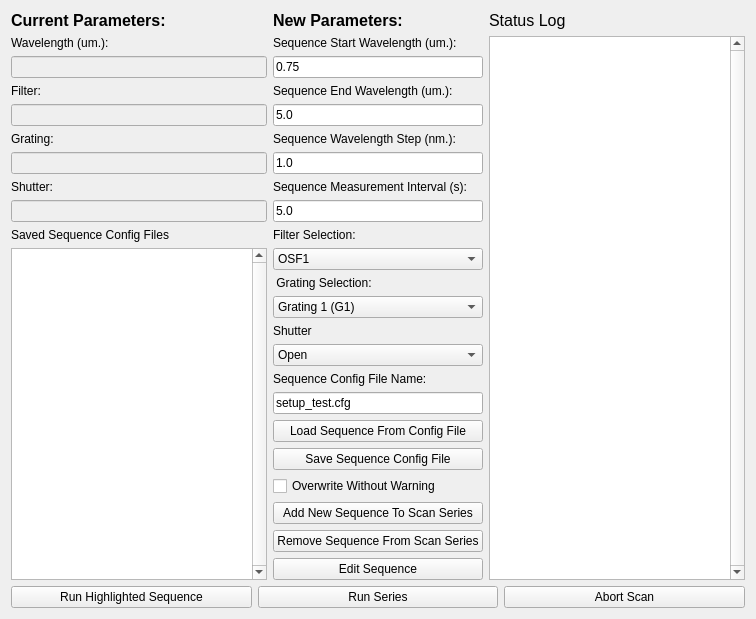
     <widget class="QWidget" name="tab2_single_scan">
      <attribute name="title">
       <string>Tab 2</string>
      </attribute>
      <layout class="QGridLayout" name="gridLayout_5">
       <item row="0" column="0">
        <layout class="QGridLayout" name="current_params_gridLayout_tab2">
         <item row="2" column="0">
          <widget class="QLineEdit" name="wavelength_current_ledit_tab2">
           <property name="enabled">
            <bool>false</bool>
           </property>
           <property name="text">
            <string/>
           </property>
          </widget>
         </item>
         <item row="4" column="0">
          <widget class="QLineEdit" name="osf_current_ledit_tab2">
           <property name="enabled">
            <bool>false</bool>
           </property>
          </widget>
         </item>
         <item row="1" column="0">
          <widget class="QLabel" name="wavelength_current_label_tab2">
           <property name="text">
            <string>Wavelength (um.):</string>
           </property>
          </widget>
         </item>
         <item row="7" column="0">
          <widget class="QLabel" name="shutter_current_label_tab2">
           <property name="text">
            <string>Shutter:</string>
           </property>
          </widget>
         </item>
         <item row="6" column="0">
          <widget class="QLineEdit" name="grating_current_ledit_tab2">
           <property name="enabled">
            <bool>false</bool>
           </property>
          </widget>
         </item>
         <item row="5" column="0">
          <widget class="QLabel" name="grating_current_label_tab2">
           <property name="text">
            <string>Grating:</string>
           </property>
          </widget>
         </item>
         <item row="8" column="0">
          <widget class="QLineEdit" name="shutter_current_ledit_tab2">
           <property name="enabled">
            <bool>false</bool>
           </property>
          </widget>
         </item>
         <item row="3" column="0">
          <widget class="QLabel" name="osf_current_label_tab2">
           <property name="text">
            <string>Filter:</string>
           </property>
          </widget>
         </item>
         <item row="0" column="0">
          <widget class="QLabel" name="curent_parameters_title_tab2">
           <property name="font">
            <font>
             <pointsize>12</pointsize>
             <weight>75</weight>
             <bold>true</bold>
            </font>
           </property>
           <property name="text">
            <string>Current Parameters:</string>
           </property>
          </widget>
         </item>
        </layout>
       </item>
       <item row="0" column="1">
        <layout class="QVBoxLayout" name="new_params_gridLayout_tab2">
         <item>
          <widget class="QLabel" name="new_parameters_title_tab2">
           <property name="font">
            <font>
             <pointsize>12</pointsize>
             <weight>75</weight>
             <bold>true</bold>
            </font>
           </property>
           <property name="text">
            <string>New Parameters:</string>
           </property>
          </widget>
         </item>
         <item>
          <widget class="QLabel" name="sequence_start_wave_label">
           <property name="sizePolicy">
            <sizepolicy hsizetype="Maximum" vsizetype="Maximum">
             <horstretch>0</horstretch>
             <verstretch>0</verstretch>
            </sizepolicy>
           </property>
           <property name="text">
            <string>Sequence Start Wavelength (um.):</string>
           </property>
          </widget>
         </item>
         <item>
          <widget class="QLineEdit" name="sequence_wave_start_ledit">
           <property name="sizePolicy">
            <sizepolicy hsizetype="Expanding" vsizetype="Maximum">
             <horstretch>0</horstretch>
             <verstretch>0</verstretch>
            </sizepolicy>
           </property>
           <property name="text">
            <string>0.75</string>
           </property>
           <property name="placeholderText">
            <string/>
           </property>
          </widget>
         </item>
         <item>
          <widget class="QLabel" name="sequence_end_wave_label">
           <property name="sizePolicy">
            <sizepolicy hsizetype="Maximum" vsizetype="Maximum">
             <horstretch>0</horstretch>
             <verstretch>0</verstretch>
            </sizepolicy>
           </property>
           <property name="text">
            <string>Sequence End Wavelength (um.):</string>
           </property>
          </widget>
         </item>
         <item>
          <widget class="QLineEdit" name="sequence_wave_end_ledit">
           <property name="sizePolicy">
            <sizepolicy hsizetype="Expanding" vsizetype="Maximum">
             <horstretch>0</horstretch>
             <verstretch>0</verstretch>
            </sizepolicy>
           </property>
           <property name="text">
            <string>5.0</string>
           </property>
           <property name="placeholderText">
            <string/>
           </property>
          </widget>
         </item>
         <item>
          <widget class="QLabel" name="sequence_wave_step_label">
           <property name="sizePolicy">
            <sizepolicy hsizetype="Maximum" vsizetype="Maximum">
             <horstretch>0</horstretch>
             <verstretch>0</verstretch>
            </sizepolicy>
           </property>
           <property name="text">
            <string>Sequence Wavelength Step (nm.):</string>
           </property>
          </widget>
         </item>
         <item>
          <widget class="QLineEdit" name="sequence_wave_step_ledit">
           <property name="sizePolicy">
            <sizepolicy hsizetype="Expanding" vsizetype="Maximum">
             <horstretch>0</horstretch>
             <verstretch>0</verstretch>
            </sizepolicy>
           </property>
           <property name="text">
            <string>1.0</string>
           </property>
           <property name="placeholderText">
            <string>1.0</string>
           </property>
          </widget>
         </item>
         <item>
          <widget class="QLabel" name="sequence_measure_int_label">
           <property name="text">
            <string>Sequence Measurement Interval (s):</string>
           </property>
          </widget>
         </item>
         <item>
          <widget class="QLineEdit" name="sequence_measure_int_ledit">
           <property name="text">
            <string>5.0</string>
           </property>
           <property name="placeholderText">
            <string/>
           </property>
          </widget>
         </item>
        </layout>
       </item>
       <item row="0" column="2" rowspan="4">
        <layout class="QVBoxLayout" name="sl_verticalLayout_tab2">
         <item>
          <widget class="QLabel" name="status_log_label_tab2">
           <property name="font">
            <font>
             <pointsize>12</pointsize>
             <weight>50</weight>
             <bold>false</bold>
            </font>
           </property>
           <property name="text">
            <string>Status Log</string>
           </property>
          </widget>
         </item>
         <item>
          <widget class="QTextBrowser" name="sl_textBrowser_tab2">
           <property name="verticalScrollBarPolicy">
            <enum>Qt::ScrollBarAlwaysOn</enum>
           </property>
          </widget>
         </item>
        </layout>
       </item>
       <item row="1" column="0" rowspan="3">
        <layout class="QVBoxLayout" name="add_sequence_verticalLayout_tab2">
         <item>
          <widget class="QLabel" name="sequence_config_files_label_tab2">
           <property name="text">
            <string>Saved Sequence Config Files</string>
           </property>
          </widget>
         </item>
         <item>
          <widget class="QListWidget" name="sequence_config_files_tab2">
           <property name="verticalScrollBarPolicy">
            <enum>Qt::ScrollBarAlwaysOn</enum>
           </property>
           <property name="dragEnabled">
            <bool>true</bool>
           </property>
           <property name="dragDropMode">
            <enum>QAbstractItemView::DragOnly</enum>
           </property>
           <property name="selectionMode">
            <enum>QAbstractItemView::MultiSelection</enum>
           </property>
          </widget>
         </item>
        </layout>
       </item>
       <item row="1" column="1">
        <layout class="QVBoxLayout" name="new_params2_gridLayout_tab2">
         <item>
          <widget class="QLabel" name="osf_select_label_tab2">
           <property name="text">
            <string>Filter Selection:</string>
           </property>
          </widget>
         </item>
         <item>
          <widget class="QComboBox" name="osf_select_cbox">
           <item>
            <property name="text">
             <string>OSF1</string>
            </property>
           </item>
           <item>
            <property name="text">
             <string>OSF2</string>
            </property>
           </item>
           <item>
            <property name="text">
             <string>OSF3</string>
            </property>
           </item>
           <item>
            <property name="text">
             <string>OSF4</string>
            </property>
           </item>
          </widget>
         </item>
         <item>
          <widget class="QLabel" name="grating_select_label_tab2">
           <property name="text">
            <string> Grating Selection:</string>
           </property>
          </widget>
         </item>
         <item>
          <widget class="QComboBox" name="grating_select_cbox_tab2">
           <property name="currentIndex">
            <number>0</number>
           </property>
           <item>
            <property name="text">
             <string>Grating 1 (G1)</string>
            </property>
           </item>
           <item>
            <property name="text">
             <string>Grating 2 (G2)</string>
            </property>
           </item>
           <item>
            <property name="text">
             <string>Grating 3 (G3)</string>
            </property>
           </item>
          </widget>
         </item>
         <item>
          <widget class="QLabel" name="shutter_position_label_tab2">
           <property name="text">
            <string>Shutter</string>
           </property>
          </widget>
         </item>
         <item>
          <widget class="QComboBox" name="shutter_position_cbox_tab2">
           <item>
            <property name="text">
             <string>Open</string>
            </property>
           </item>
           <item>
            <property name="text">
             <string>Closed</string>
            </property>
           </item>
          </widget>
         </item>
        </layout>
       </item>
       <item row="2" column="1">
        <layout class="QVBoxLayout" name="verticalLayout">
         <item>
          <widget class="QLabel" name="sequence_name_label">
           <property name="sizePolicy">
            <sizepolicy hsizetype="Preferred" vsizetype="Maximum">
             <horstretch>0</horstretch>
             <verstretch>0</verstretch>
            </sizepolicy>
           </property>
           <property name="text">
            <string>Sequence Config File Name:</string>
           </property>
          </widget>
         </item>
         <item>
          <widget class="QLineEdit" name="sequence_name_ledit">
           <property name="text">
            <string>setup_test.cfg</string>
           </property>
           <property name="placeholderText">
            <string/>
           </property>
          </widget>
         </item>
         <item>
          <widget class="QPushButton" name="load_sequence_button_tab2">
           <property name="sizePolicy">
            <sizepolicy hsizetype="Minimum" vsizetype="Maximum">
             <horstretch>0</horstretch>
             <verstretch>0</verstretch>
            </sizepolicy>
           </property>
           <property name="text">
            <string>Load Sequence From Config File</string>
           </property>
          </widget>
         </item>
         <item>
          <widget class="QPushButton" name="save_sequence_pushButton_4_tab2">
           <property name="text">
            <string>Save Sequence Config File</string>
           </property>
          </widget>
         </item>
         <item>
          <widget class="QCheckBox" name="overwrite_checkBox_tab3_4">
           <property name="text">
            <string>Overwrite Without Warning</string>
           </property>
          </widget>
         </item>
        </layout>
       </item>
       <item row="3" column="1">
        <layout class="QVBoxLayout" name="add_sequence2_verticalLayout_tab2">
         <item>
          <widget class="QPushButton" name="add_sequence_button_tab2">
           <property name="sizePolicy">
            <sizepolicy hsizetype="Minimum" vsizetype="Maximum">
             <horstretch>0</horstretch>
             <verstretch>0</verstretch>
            </sizepolicy>
           </property>
           <property name="text">
            <string>Add New Sequence To Scan Series</string>
           </property>
          </widget>
         </item>
         <item>
          <widget class="QPushButton" name="remove_sequence_button_tab2">
           <property name="text">
            <string>Remove Sequence From Scan Series</string>
           </property>
          </widget>
         </item>
         <item>
          <widget class="QPushButton" name="edit_sequence_button_tab2">
           <property name="text">
            <string>Edit Sequence</string>
           </property>
          </widget>
         </item>
        </layout>
       </item>
       <item row="4" column="0" colspan="3">
        <layout class="QHBoxLayout" name="run_bottons_horizontalLayout_tab2">
         <item>
          <widget class="QPushButton" name="run_single_tab2">
           <property name="text">
            <string>Run Highlighted Sequence</string>
           </property>
          </widget>
         </item>
         <item>
          <widget class="QPushButton" name="run_series_tab2">
           <property name="text">
            <string>Run Series</string>
           </property>
          </widget>
         </item>
         <item>
          <widget class="QPushButton" name="abort_scan_button_tab2">
           <property name="text">
            <string>Abort Scan</string>
           </property>
          </widget>
         </item>
        </layout>
       </item>
      </layout>
     </widget>
